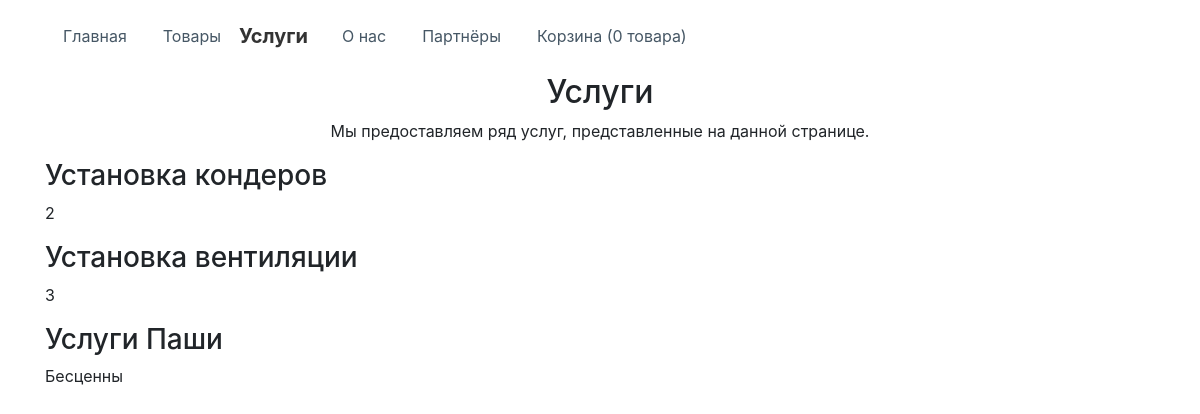
The page /servicePage.php on the database as committed earlier.
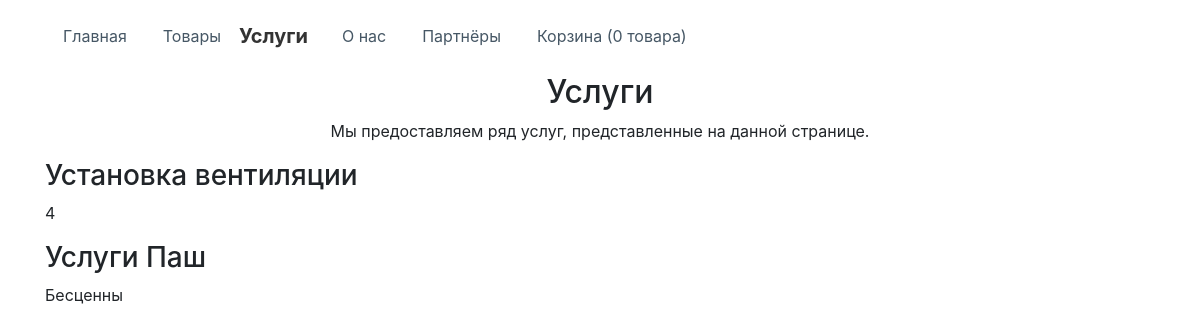
The same page on the database as committed later.
### tables this page shows
CREATE TABLE "Services" (
	"id"	INTEGER PRIMARY KEY AUTOINCREMENT,
	"title"	TEXT,
	"description"	TEXT,
	"nameImg"	TEXT
);

### servicePage.php (the view, shortened to what this page needs)
  <body>
    <div>
        <div class="container" id="Cont0">
            <div class="row">
                <div class="col-md-6"></div>
                <div class="col-md-6"></div>
            </div>
        </div>
    </div>
      <div class="projects-horizontal">
          <div class="container">
              <div class="intro">
                  <h2 class="text-center">Услуги</h2>
                  <p class="text-center">Мы предоставляем ряд услуг, представленные на данной странице.</p>
              </div>
              <?php
                $db = new SQLite3('resources/data.sqlite');
                $res = $db->query("SELECT * FROM Services");
                echo "<div class='row projects'><div class='col-sm-6 item'>";
                while ($row = $res->fetchArray()) {
                    $name = $row['title'];
                    $desc = $row['description'];
                    echo "<div class='row'><div class='col'>";
                    echo "<h3 class='name'>$name</h3>";
                    echo "<p class='description'>$desc</p></div></div>";
                }
                echo "</div></div>"
              ?>
          </div>
      </div>
  </body>
</html>

Rows that differ between the two databases and show on the page:
removed services: title "Установка кондеров", description "2"
changed services "Установка вентиляции": description "3" → "4"
changed services "Бесценны": title "Услуги Паши" → "Услуги Паш"
